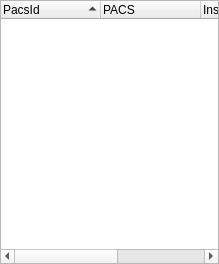
<?xml version="1.0" encoding="UTF-8"?>
<ui version="4.0">
 <class>udg::QPacsListBase</class>
 <widget class="QWidget" name="udg::QPacsListBase">
  <property name="geometry">
   <rect>
    <x>0</x>
    <y>0</y>
    <width>219</width>
    <height>264</height>
   </rect>
  </property>
  <property name="windowTitle">
   <string>Form1</string>
  </property>
  <layout class="QGridLayout">
   <property name="margin">
    <number>0</number>
   </property>
   <property name="spacing">
    <number>0</number>
   </property>
   <item row="0" column="0">
    <widget class="QTreeWidget" name="m_PacsTreeView">
     <property name="palette">
      <palette>
       <active>
        <colorrole role="Highlight">
         <brush brushstyle="SolidPattern">
          <color alpha="255">
           <red>49</red>
           <green>106</green>
           <blue>197</blue>
          </color>
         </brush>
        </colorrole>
        <colorrole role="HighlightedText">
         <brush brushstyle="SolidPattern">
          <color alpha="255">
           <red>255</red>
           <green>255</green>
           <blue>255</blue>
          </color>
         </brush>
        </colorrole>
       </active>
       <inactive>
        <colorrole role="Highlight">
         <brush brushstyle="SolidPattern">
          <color alpha="255">
           <red>49</red>
           <green>106</green>
           <blue>197</blue>
          </color>
         </brush>
        </colorrole>
        <colorrole role="HighlightedText">
         <brush brushstyle="SolidPattern">
          <color alpha="255">
           <red>255</red>
           <green>255</green>
           <blue>255</blue>
          </color>
         </brush>
        </colorrole>
       </inactive>
       <disabled>
        <colorrole role="Highlight">
         <brush brushstyle="SolidPattern">
          <color alpha="255">
           <red>49</red>
           <green>106</green>
           <blue>197</blue>
          </color>
         </brush>
        </colorrole>
        <colorrole role="HighlightedText">
         <brush brushstyle="SolidPattern">
          <color alpha="255">
           <red>255</red>
           <green>255</green>
           <blue>255</blue>
          </color>
         </brush>
        </colorrole>
       </disabled>
      </palette>
     </property>
     <property name="alternatingRowColors">
      <bool>true</bool>
     </property>
     <property name="selectionMode">
      <enum>QAbstractItemView::MultiSelection</enum>
     </property>
     <property name="rootIsDecorated">
      <bool>false</bool>
     </property>
     <property name="uniformRowHeights">
      <bool>true</bool>
     </property>
     <property name="sortingEnabled">
      <bool>true</bool>
     </property>
     <column>
      <property name="text">
       <string>PacsId</string>
      </property>
     </column>
     <column>
      <property name="text">
       <string>PACS</string>
      </property>
     </column>
     <column>
      <property name="text">
       <string>Institution</string>
      </property>
     </column>
     <column>
      <property name="text">
       <string>Description</string>
      </property>
     </column>
    </widget>
   </item>
  </layout>
 </widget>
 <layoutdefault spacing="6" margin="11"/>
 <resources/>
 <connections/>
</ui>
